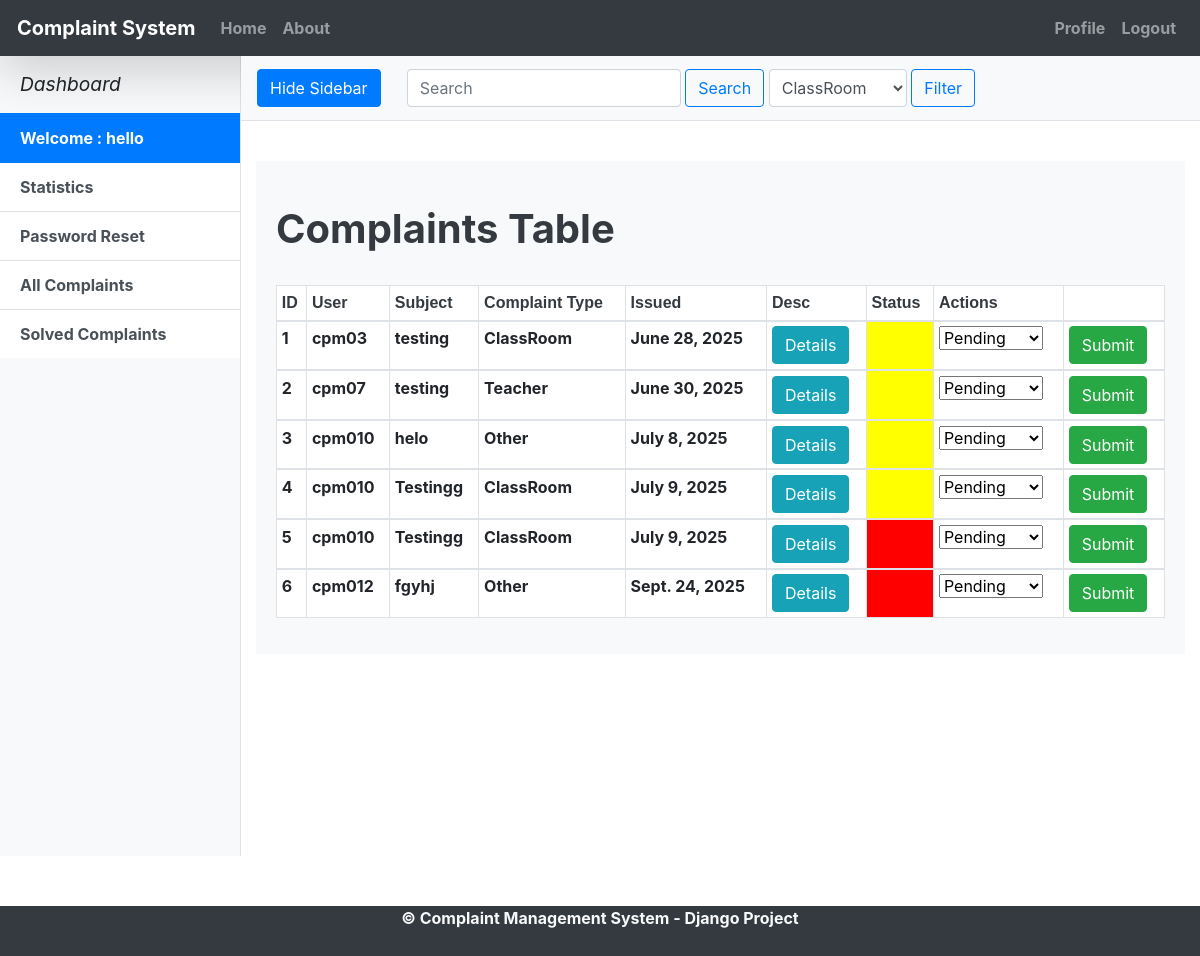
/allcomplaints/ (signed in), run on the app's committed database.
### AppCMS/models.py (models this page shows, shortened)
class Complaint(models.Model):
    STATUS =((1,'Solved'),(2, 'InProgress'),(3,'Pending'))
    TYPE=(('ClassRoom',"ClassRoom"),('Teacher',"Teacher"),('Management',"Management"),('College',"College"),('Other',"Other"))
    Subject=models.CharField(max_length=200,blank=False,null=True)
    user=models.ForeignKey(User, on_delete=models.CASCADE,default=None)
    Type_of_complaint=models.CharField(choices=TYPE,null=True,max_length=200)
    Description=models.TextField(max_length=4000,blank=False,null=True)
    Time = models.DateField(auto_now=True)
    status=models.IntegerField(choices=STATUS,default=3)
    def __init__(self, *args, **kwargs):
        super(Complaint, self).__init__(*args, **kwargs)
        self.__status = self.status

### AppCMS/views.py (the view)
# urls.py: path('allcomplaints/', views.allcomplaints, name='allcomplaints'),
@login_required
def allcomplaints(request):
        c=Complaint.objects.all().exclude(status='1')
        comp=request.GET.get("search")
        drop=request.GET.get("drop")
        if drop:
                c=c.filter(Q(Type_of_complaint__icontains=drop))
        if comp:
                c=c.filter(Q(Type_of_complaint__icontains=comp)|Q(Description__icontains=comp)|Q(Subject__icontains=comp))
        if request.method=='POST':
                cid=request.POST.get('cid2')
                uid=request.POST.get('uid')
                print(uid)
                project = Complaint.objects.get(id=cid)
                forms=statusupdate(request.POST,instance=project)
                if forms.is_valid():
                        obj=forms.save(commit=False)
                        mail = User.objects.filter(id=uid)
                        for i in mail:
                                m=i.email
                        print(m)
                        obj.save()
                        messages.add_message(request,messages.SUCCESS, f'The complaint has been updated!')
                        return HttpResponseRedirect(reverse('allcomplaints'))
                else:
                        return render(request,'AllComplaints.html')
        else:
                forms=statusupdate()
        args={'c':c,'forms':forms,'comp':comp}
        return render(request,'allcomplaints.html',args)

### AppCMS/forms.py
class statusupdate(forms.ModelForm):
    class Meta:
        model=Complaint
        fields=('status',)
        help_texts = {
            'status': None,
        }

### AppCMS/templates/AllComplaints.html (shortened to what this page needs)
{% extends "index.html" %}
{% load crispy_forms_tags %}
{% load static %}
{% block content %}
<head>
  <link href= "{% static "ComplaintMS/extra/bootstrap/css/bootstrap.min.css" %}" rel="stylesheet">
  <link href="{% static "ComplaintMS/css/simple-sidebar.css" %}" rel="stylesheet">
</head>
  <div class="d-flex" id="wrapper">
    <div class="bg-light border-right" id="sidebar-wrapper">
      <div class="sidebar-heading"> <i>Dashboard</i> </div>
      <div class="list-group list-group-flush">
        {% if user.is_authenticated  %}
               <a href="" class="list-group-item list-group-item-action active"> Welcome : {{user.first_name}} </a>
              <a href='/counter/' class="list-group-item list-group-item-action">Statistics</a>
              <a href='/change_password/' class="list-group-item list-group-item-action">Password Reset</a>
              <a href="/allcomplaints/" class="list-group-item list-group-item-action">All Complaints</a>
              <a href="/solved/" class="list-group-item list-group-item-action">Solved Complaints</a>
              {% endif %}
      </div>
    </div>
    <div id="page-content-wrapper">
      <nav class="navbar navbar-expand-lg navbar-light bg-light border-bottom">
        <button class="btn btn-primary" id="menu-toggle">Hide Sidebar</button>
       <br>
       <br>
 <form class="form-inline px-2" method="GET" >
    <input class="form-control " type="search" placeholder="Search" aria-label="Search" name="search" >
    <button class="btn btn-outline-primary my-2 my-sm-0" type="submit">Search</button>
  <select class="form-control px-2" id="sel1" name="drop">
    <option>ClassRoom</option>
  </select>
    <button class="btn btn-outline-primary my-3 my-sm-1" type="submit">Filter</button>
    </form>
      </nav>
      <br>
      <div class="container-fluid">
      <div class="card-body bg-light">
        <h1 class="mt-4 text-dark"><b>Complaints Table </h1></form>
        <br>
    <div class="table-responsive">
	<table id="dtBasicExample" class="table table-striped table-hover table-bordered table-sm" cellspacing="5" width="100%">
  <thead>
    <tr class="bg-white">
      <th class="th-sm text-dark">ID
      </th>
      <th class="th-sm  text-dark ">User
      </th>
	  <th class="th-sm  text-dark">Subject
      <th class="th-sm  text-dark">Complaint Type
      </th>
      <th class="th-sm-12  text-dark">Issued
      </th>
      <th class="th-sm  text-dark">Desc
      </th>
      <th class="th-sm  text-dark">Status
      </th>
      <th class="th-sm  text-dark">
      Actions
      </th>
      <th class="th-sm  text-dark">
      </th>
    </tr>
  </thead>
{% for data in c %}
  <tbody>
    <tr>
      <td class="counterCell bg-white"> </td>
      <td class="bg-white">cpm0{{ data.user.id }}</td>
	    <td class="bg-white">{{data.Subject}}</td>
      <td class="bg-white">{{ data.get_Type_of_complaint_display }}</td>
      <td class="bg-white">{{ data.Time }}</td>
      <td class="bg-white">
      <form method="POST" action='/pdf_g/'>
      <button type='submit' class="btn btn-info" name="pdf">Details</button>
      </form>
      </td>
      <td class="color_{{ data.status }} "></td>
      <form method="POST">
      <td class="bg-white" class="">{{ forms|crispy }}</td>
      <td class="bg-white">
      <button type='submit' class="btn btn-success">Submit</button>
      </form>
    </tr>
  </tbody>
  {% endfor %}
</table>
</div>
      </div>
    </div>
   </div>
  </div>
{% endblock content %}

### AppCMS/static/ComplaintMS/css/simple-sidebar.css (style rules this page uses)
#sidebar-wrapper { min-height: 100vh; margin-left: -15rem; -webkit-transition: margin .25s ease-out; -moz-transition: margin .25s ease-out; -o-transition: margin .25s ease-out; transition: margin .25s ease-out; }
#sidebar-wrapper .sidebar-heading { padding: 0.875rem 1.25rem; font-size: 1.2rem; }
#sidebar-wrapper .list-group { width: 15rem; }
#page-content-wrapper { min-width: 100vw; }
@media (min-width: 768px) { #sidebar-wrapper { margin-left: 0; } }
@media (min-width: 768px) { #page-content-wrapper { min-width: 0; width: 100%; } }

### AppCMS/templates/index.html (style rules this page uses)
html { width: 100%; height: 100%; margin: 0; padding: 0; overflow-x: hidden; }
a { color:black; font-weight:bold; color: #000; padding: 1px; }

### AppCMS/templates/AllComplaints.html (style rules this page uses)
td.color_2 { background-color: yellow; }
td.color_3 { background-color: red; }
table { counter-reset: tableCount; }
.counterCell:before { content: counter(tableCount); counter-increment: tableCount; }
th { font-size:16px; font-family:Arial; }

### data on the page
Complaint: user.id "3", Subject "testing", Type_of_complaint "ClassRoom", Time "June 28, 2025", status 2 (drawn)
Complaint: user.id "7", Subject "testing", Type_of_complaint "Teacher", Time "June 30, 2025", status 2 (drawn)
Complaint: user.id "10", Subject "helo", Type_of_complaint "Other", Time "July 8, 2025", status 2 (drawn)
Complaint: user.id "10", Subject "Testingg", Type_of_complaint "ClassRoom", Time "July 9, 2025", status 2 (drawn)
Complaint: user.id "10", Subject "Testingg", Type_of_complaint "ClassRoom", Time "July 9, 2025", status 3 (drawn)
Complaint: user.id "12", Subject "fgyhj", Type_of_complaint "Other", Time "Sept. 24, 2025", status 3 (drawn)

### other printed values
{{ user.first_name }} "hello"
